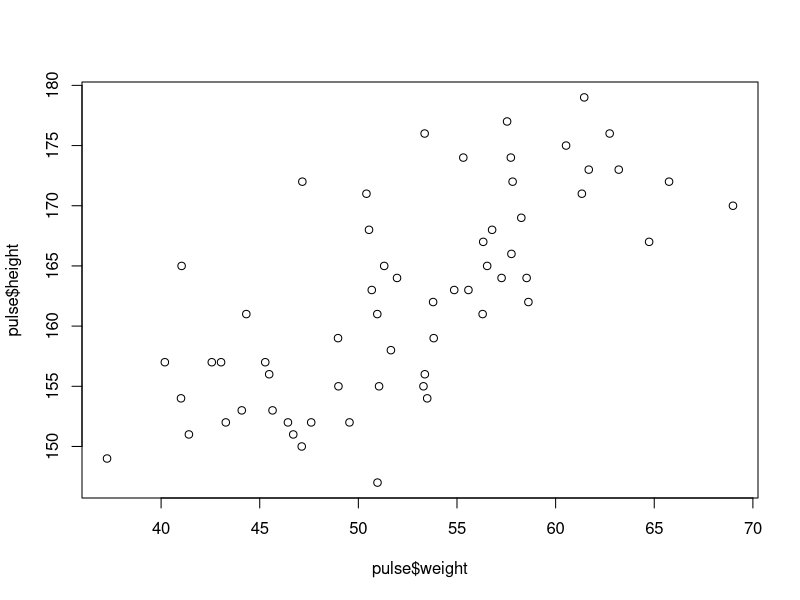
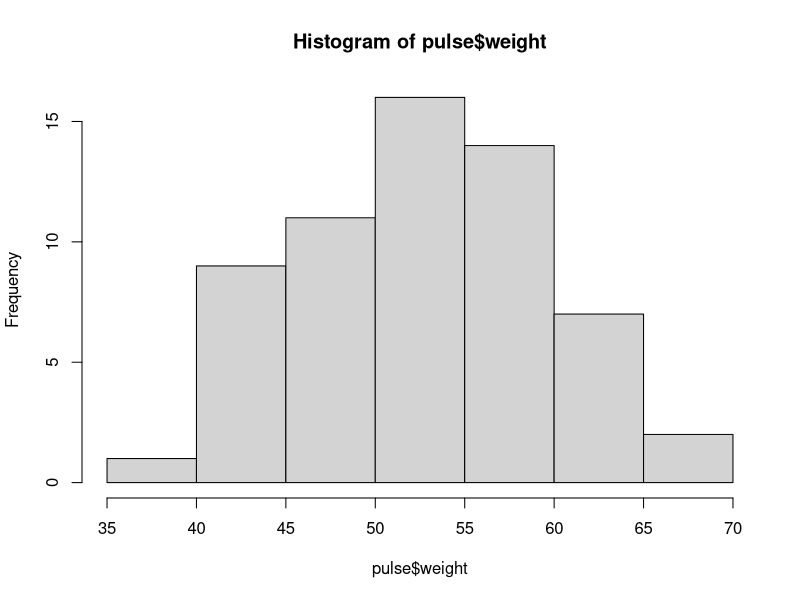
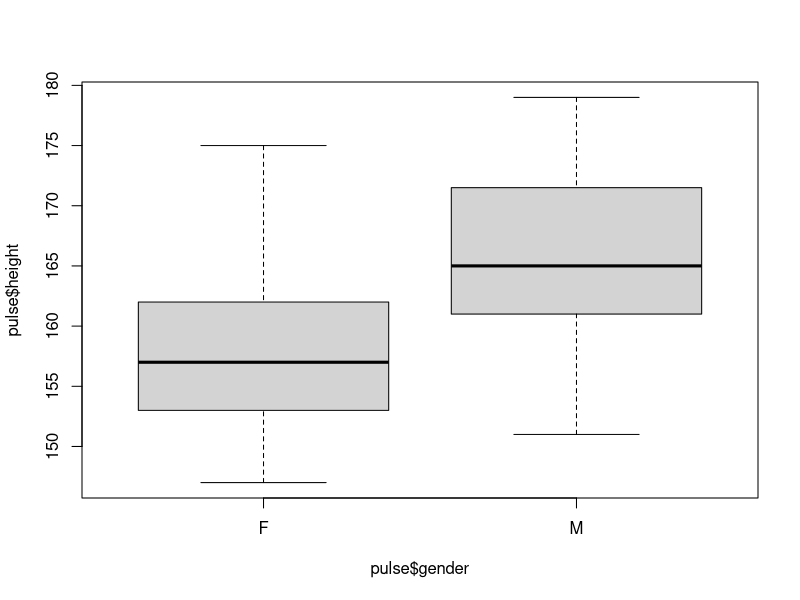

Generate these figures, in order, with R: (Note: this script raises an error after producing the figures.)
# you can run lines by having the cursor clicked in the line and pressing
# the run button above or by having the cursor clicked in the line and pressing
# command+return (Mac) or control + enter (Windows). Either way you do not need 
# to have the entire line selected
# these are comments ignored by R

pulse <- read.csv("pulse.csv")
summary(pulse)
str(pulse)

# making changes to the way the data is read in

# changing a kind of column after the fact

# some basic plots
plot(pulse$weight, pulse$height)
hist(pulse$weight)
boxplot(pulse$height ~ pulse$gender)

# for using helper libraries, you have to have the helper library installed
# which is a one-off action.
# Once helper libraries are installed you activate them for the script by using
# the library() command

library(ggplot2)

# then you can use commands from that library

ggplot(pulse, aes(x=height, y=weight, colour=gender, shape=did.swim)) + geom_point()

# creating calculate columns

pulse$mid <- pulse$before + pulse$after / 2

# picking groups out
# could use row numbers (ranges are inclusive)
hist(pulse$weight[12:30])
# most people use rules
hist(pulse$weight[pulse$gender == "F"])

# because you can store lots of things while using R you can separate the criteria out
# and reuse it again and again

criteria <- pulse$gender == "F"
hist(pulse$weight[criteria])

# and/or as & or | let you build more complex rules

# for handling blanks, as the blank is an unknown value, it needs a special function.

criteria <- is.na(pulse$after)
hist(pulse$weight[criteria])

# but if you want the not blank entries it needs reversing with the Not symbol !

criteria <- !is.na(pulse$after)
hist(pulse$weight[criteria])

# can also use subsetting for putting data into groups based on criteria

pulse$heightgroup <- "short"
pulse$heightgroup[pulse$height > 155] <- "medium"
pulse$heightgroup[pulse$height > 170] <- "tall"
pulse$heightgroup[is.na(pulse$height)] <- NA

# and used for correcting individual entries

pulse$after[6] <- 88

# can make clean datasets by selecting rows and columns

# the c() function is helpful to combine individual items into a group


# dplyr example
library(dplyr)
pulse %>%
  filter(!is.na(after)) %>%
  mutate(pulsechange = after-before)
  group_by(gender, swam) %>%
  summarise(mean_change = mean(pulsechange),
            median_change = median(pulsechange),
            entry_count = n())

write.csv(pulse, file = "new.csv", row.names = FALSE)
